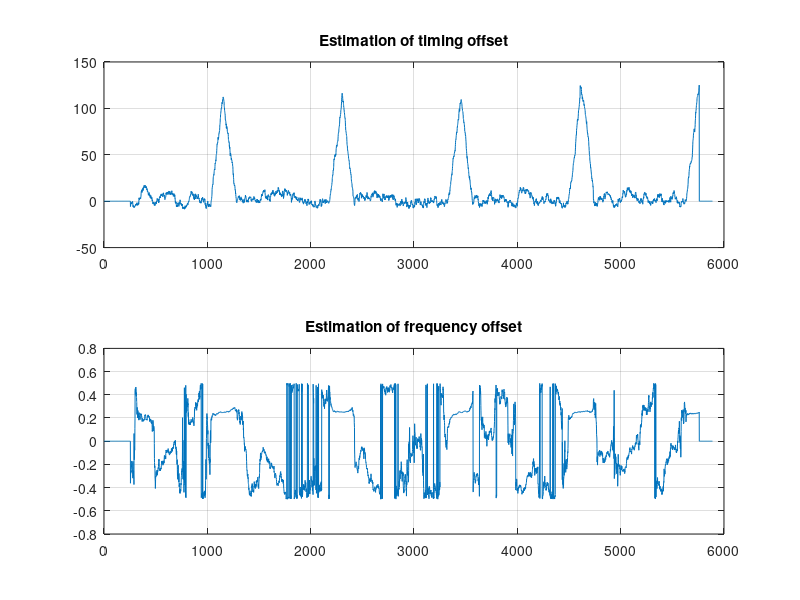

This figure's MATLAB source: (Note: this script raises an error after producing the figure.)
%% ML estimation of time and frequency offset in OFDM systems
% Algorithm authors : J.J. van de Beek, M. Sandell, and P.O. BÄorjesson
% Prepared by Hiren Gami

clc
clear all;
%% Parameter declaration according to paper
Nfft = 1024;
Ncp = 128;
Nsym = 6;
FreqOffset = 0.25;
SNRdb = 15;
theta = 256;
%% OFDM symbol generation
data = 2*randi([0 1],1, Nsym*Nfft)-1; % BPSK data

Tx = zeros(1,Nsym*(Nfft+Ncp));
OFDMsym = zeros(1,Nfft);  
for sym = 1:Nsym
    OFDMsym = ifft(data(Nfft*(sym-1)+1:(Nfft*sym)),Nfft)*sqrt(Nfft);
    Tx((Nfft+Ncp)*(sym-1)+1:(Nfft+Ncp)*sym) = [OFDMsym(Nfft-Ncp+1:Nfft) OFDMsym];
end

%% AWGN channel
snr = 10^(-SNRdb/10);
noise = sqrt(snr/2)*(randn(1,Nsym*(Nfft+Ncp))+1i*randn(1,Nsym*(Nfft+Ncp)));
Rx = exp(1i*2*pi*FreqOffset*(0:length(Tx)-1)./Nfft).*Tx + noise; 

%% ML estimation of timing and frequency offset
PHI_sum = zeros(1,Nsym*(Nfft+Ncp)-Nfft);
GM_sum = zeros(1,Nsym*(Nfft+Ncp)-Nfft);

for n = theta:Nsym*(Nfft+Ncp)-(Nfft+Ncp)
    PHI=0;GM=0;
    for m = n:n+Ncp-1    
        PHI = PHI+ (Rx(m)*conj(Rx(m)) + Rx(m+Nfft)*conj(Rx(m+Nfft)));
        GM = GM+ Rx(m)*conj(Rx(m+Nfft));    
    end
    PHI_sum(n) = abs(GM)- (snr/(snr+1))*PHI;
    GM_sum(n) = -angle(GM)/(2*pi);
end

%% Estimation results display

subplot(2,1,1);plot(PHI_sum);title('Estimation of timing offset');grid on;
subplot(2,1,2);plot(GM_sum);title('Estimation of frequency offset');grid on;

[value,thetaEst]=findpeaks(PHI_sum,'minpeakdistance',Nfft);
disp(thetaEst);
disp(GM_sum(thetaEst));

        
